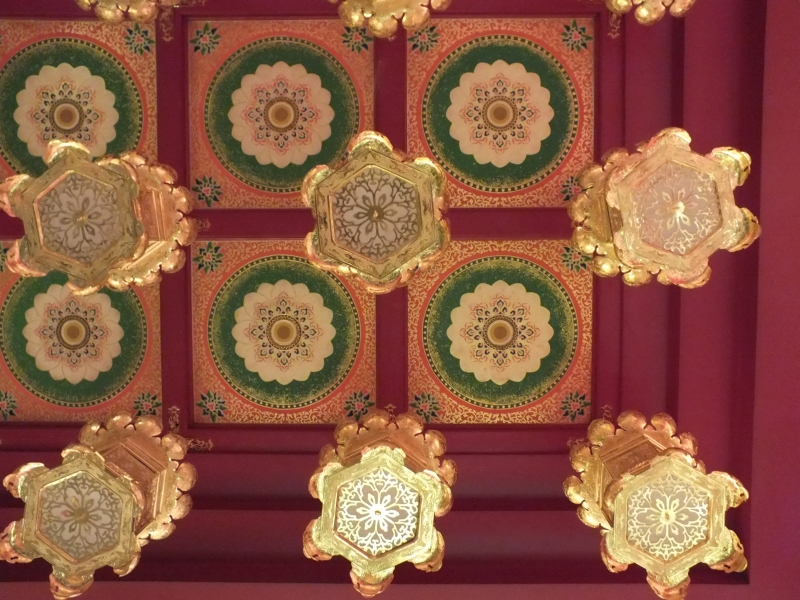
//> input picture Lab4/plafon.jpg, 800 x 600 px
$ ./main   (built with g++ and OpenCV 4)
//> lines starting //> are read from the running program, lines starting //| are printed output that depends on the picture; after the words box and inside, x2 and y2 are one past the last pixel; in counts of white or black regions, pixels touching at a corner belong together
#include <opencv2/opencv.hpp>
using namespace cv;
using namespace std;

int main()
{
    Mat img = imread("plafon.jpg", IMREAD_GRAYSCALE);
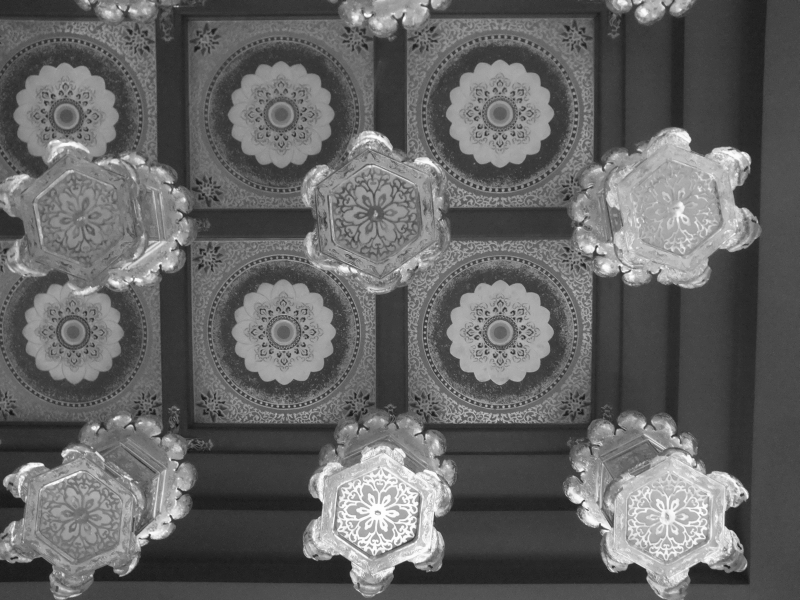
//> img: 600 rows x 800 cols, CV_8UC1; min 17, max 255, mean 100.9
    if (img.empty())
    {
        cout << "Image not found!" << endl;
        return -1;
    }

    float data1[9] = {-1, 0, 1, -1, 0, 1, -1, 0, 1};
    float data2[9] = {1, 0, -1, 1, 0, -1, 1, 0, -1};
    float data3[9] = {-1, -1, -1, 0, 0, 0, 1, 1, 1};
    float data4[9] = {1, 1, 1, 0, 0, 0, -1, -1, -1};

    Mat k1(3, 3, CV_32F, data1), k2(3, 3, CV_32F, data2), k3(3, 3, CV_32F, data3), k4(3, 3, CV_32F, data4);
    Mat g1, g2, g3, g4;
    filter2D(img, g1, -1, k1);
    filter2D(img, g2, -1, k2);
    filter2D(img, g3, -1, k3);
    filter2D(img, g4, -1, k4);

    Mat vert = g1 + g2;
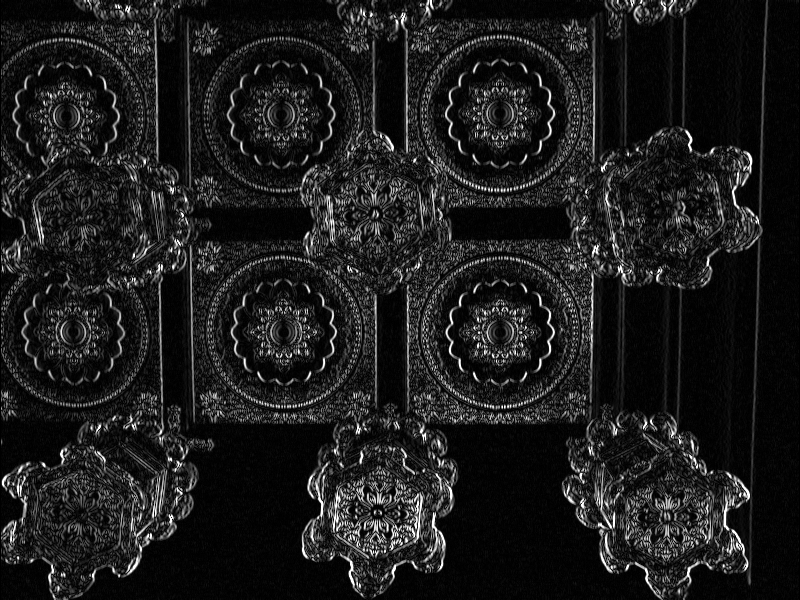
//> vert: 600 rows x 800 cols, CV_8UC1; min 0, max 255, mean 28.9
    Mat hori = g3 + g4;
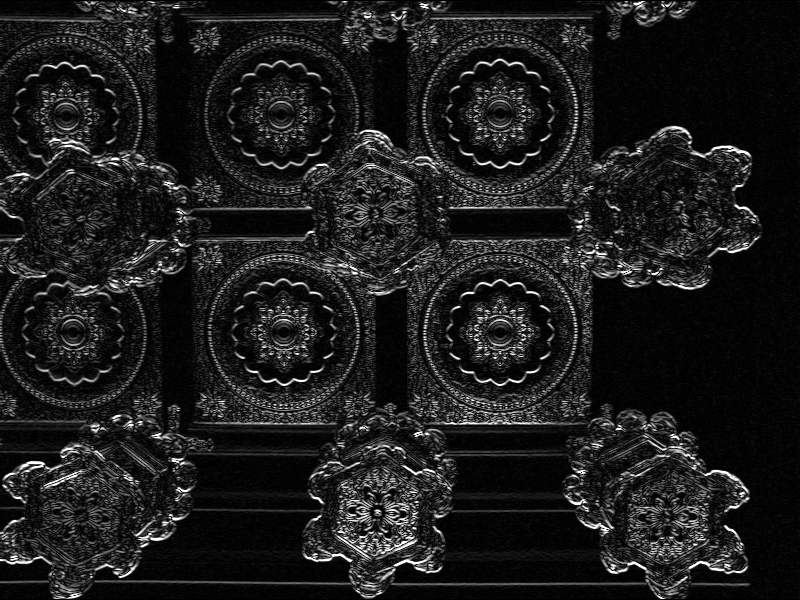
//> hori: 600 rows x 800 cols, CV_8UC1; min 0, max 255, mean 28.9
    Mat all = vert + hori;
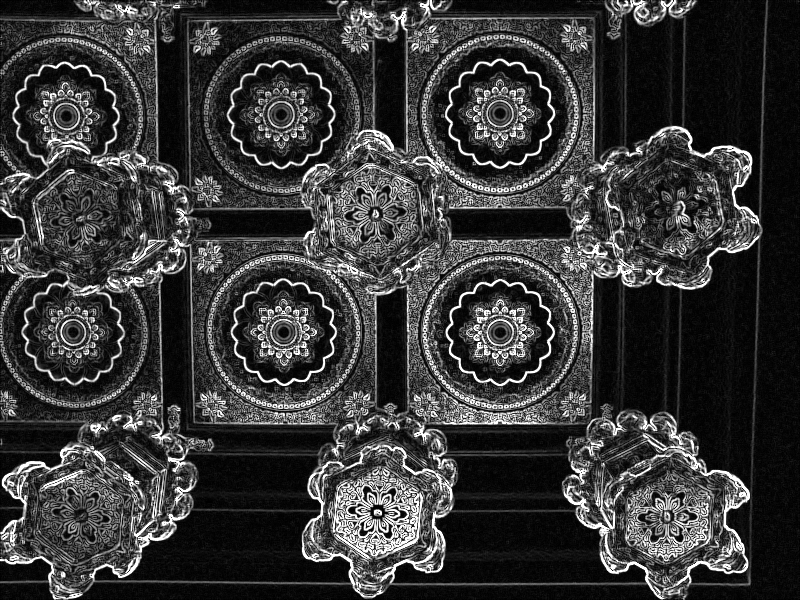
//> all: 600 rows x 800 cols, CV_8UC1; min 0, max 255, mean 56.4
    Mat thin;
    threshold(all, thin, 110, 255, THRESH_BINARY);
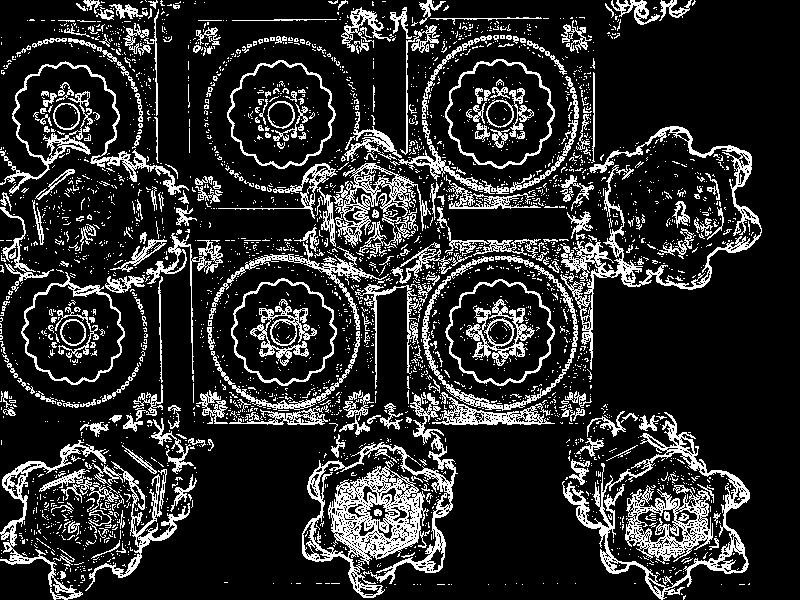
//> thin: 600 rows x 800 cols, CV_8UC1; 17.3% white in thin lines or dots
    Mat canny;
    Canny(img, canny, 100, 200);
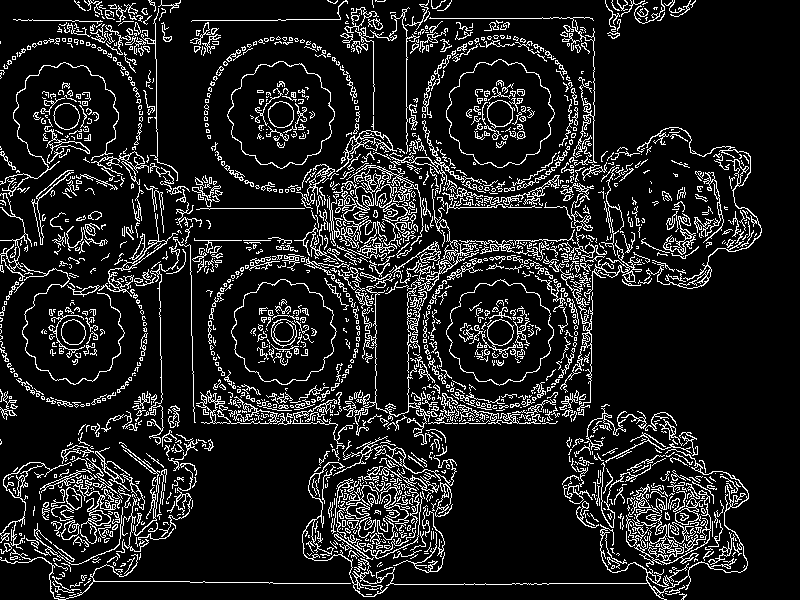
//> canny: 600 rows x 800 cols, CV_8UC1; 12.3% white in thin lines or dots

    vector<Mat> imgs = {img, g1, g2, g3, g4, vert, hori, all, thin, canny};
    for (auto &m : imgs)
        if (m.type() != CV_8U)
            normalize(m, m, 0, 255, NORM_MINMAX, CV_8U);
//> this loop made 10 passes

    int w = img.cols, h = img.rows;
//> w = 800; h = 600
    Mat grid(h * 3, w * 3, CV_8U, Scalar(0));

    imgs[0].copyTo(grid(Rect(0, 0, w, h)));
    imgs[1].copyTo(grid(Rect(w, 0, w, h)));
    imgs[2].copyTo(grid(Rect(2 * w, 0, w, h)));
    imgs[3].copyTo(grid(Rect(0, h, w, h)));
    imgs[4].copyTo(grid(Rect(w, h, w, h)));
    imgs[5].copyTo(grid(Rect(2 * w, h, w, h)));
    imgs[6].copyTo(grid(Rect(0, 2 * h, w, h)));
    imgs[7].copyTo(grid(Rect(w, 2 * h, w, h)));
    imgs[8].copyTo(grid(Rect(2 * w, 2 * h, w, h)));
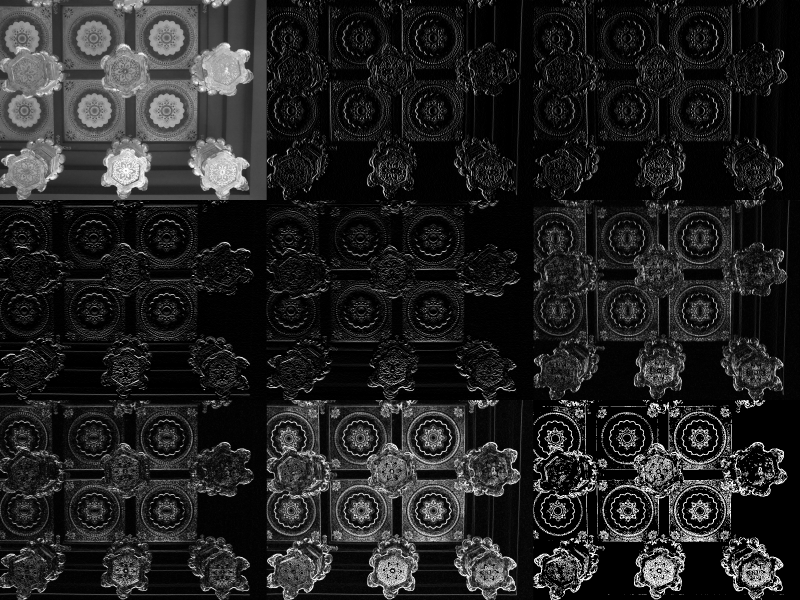
//> grid: 1800 rows x 2400 cols, CV_8UC1 (shown at 1/3 size); min 0, max 255, mean 35.2

    putText(grid, "1", Point(10, 30), FONT_HERSHEY_SIMPLEX, 1, 255, 2);
//> grid: 1800 rows x 2400 cols, CV_8UC1; 85 pixels changed, all inside (x1, y1, x2, y2) = (15, 8, 23, 32)
    putText(grid, "2", Point(w + 10, 30), FONT_HERSHEY_SIMPLEX, 1, 255, 2);
//> grid: 1800 rows x 2400 cols, CV_8UC1; min 0, max 255, mean 35.2
    putText(grid, "2", Point(2 * w + 10, 30), FONT_HERSHEY_SIMPLEX, 1, 255, 2);
//> grid: 1800 rows x 2400 cols, CV_8UC1; min 0, max 255, mean 35.3
    putText(grid, "2", Point(10, h + 30), FONT_HERSHEY_SIMPLEX, 1, 255, 2);
//> grid: 1800 rows x 2400 cols, CV_8UC1; min 0, max 255, mean 35.3
    putText(grid, "2", Point(w + 10, h + 30), FONT_HERSHEY_SIMPLEX, 1, 255, 2);
//> grid: 1800 rows x 2400 cols, CV_8UC1; min 0, max 255, mean 35.3
    putText(grid, "2", Point(2 * w + 10, h + 30), FONT_HERSHEY_SIMPLEX, 1, 255, 2);
//> grid: 1800 rows x 2400 cols, CV_8UC1; min 0, max 255, mean 35.3
    putText(grid, "2", Point(10, 2 * h + 30), FONT_HERSHEY_SIMPLEX, 1, 255, 2);
//> grid: 1800 rows x 2400 cols, CV_8UC1; min 0, max 255, mean 35.3
    putText(grid, "2", Point(w + 10, 2 * h + 30), FONT_HERSHEY_SIMPLEX, 1, 255, 2);
//> grid: 1800 rows x 2400 cols, CV_8UC1; min 0, max 255, mean 35.3
    putText(grid, "2", Point(2 * w + 10, 2 * h + 30), FONT_HERSHEY_SIMPLEX, 1, 255, 2);
//> grid: 1800 rows x 2400 cols, CV_8UC1; min 0, max 255, mean 35.3

    imshow("All Results Grid", grid);
    imshow("3", imgs[9]);

    int key;
    while (true)
    {
        key = waitKey(0);
//> the 'q' key is pressed
        if (key == 27 || key == 'q' || key == 'Q')
            break;
        if (key == 91 || key == 92)
            continue;
    }
    return 0;
}

$ run again, with Lab4/esik.jpg copied over Lab4/plafon.jpg
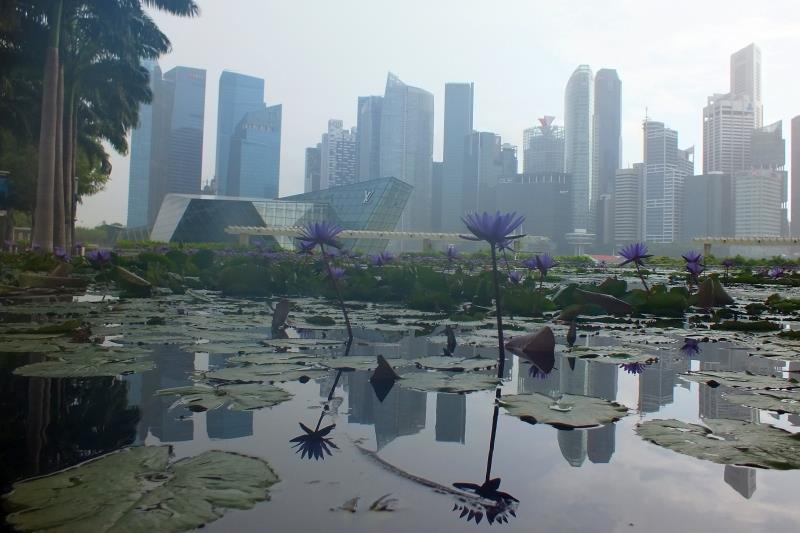
//> input picture Lab4/esik.jpg, 800 x 533 px
//> `threshold(all, thin, 110, 255, THRESH_BINARY);`:
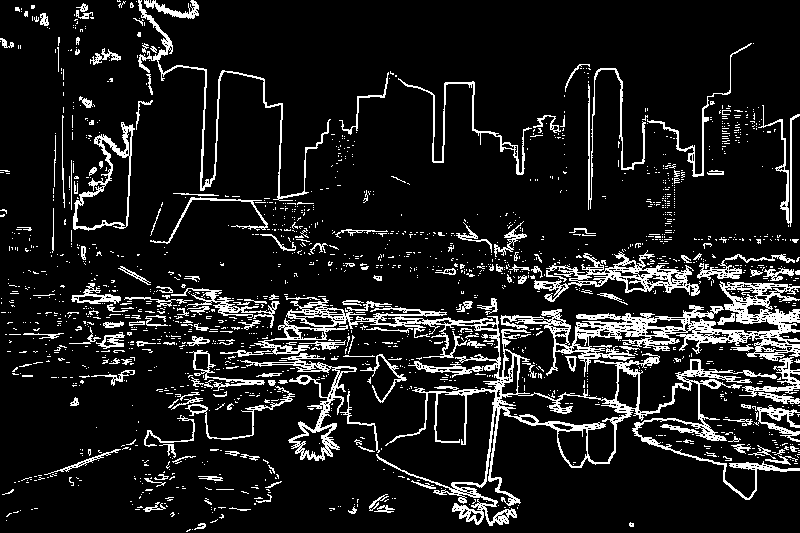
//> thin: 533 rows x 800 cols, CV_8UC1; 11.4% white in thin lines or dots
//> canny: 533 rows x 800 cols, CV_8UC1; 7.4% white in thin lines or dots
//> the loop `for (auto &m : imgs)` made 10 passes
//> `imgs[8].copyTo(grid(Rect(2 * w, 2 * h, w, h)));`:
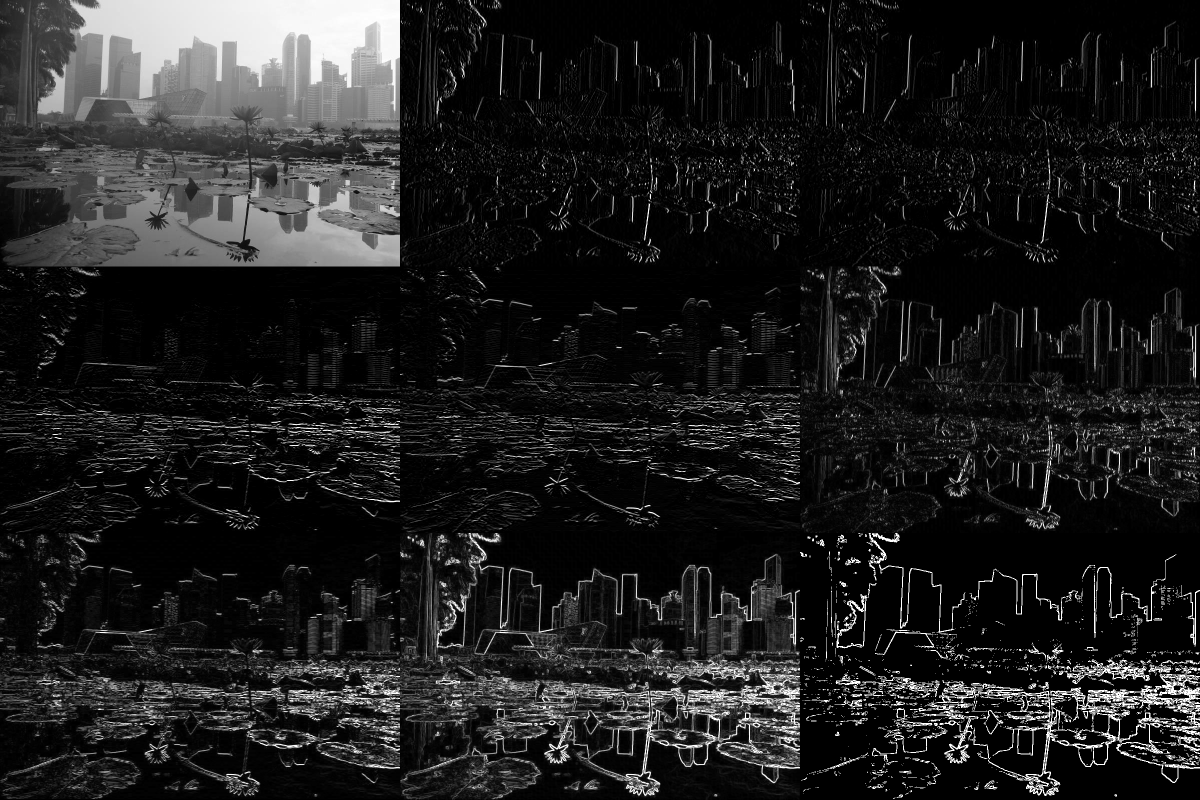
//> grid: 1599 rows x 2400 cols, CV_8UC1 (shown at 1/2 size); min 0, max 255, mean 30.8
